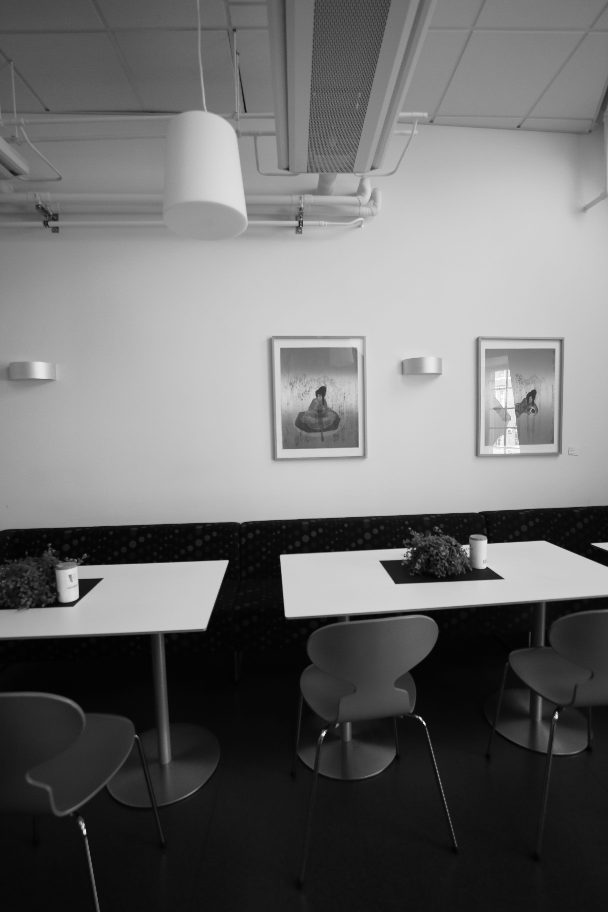
#> input picture hw2/Faizaan_Charania_111463646/Source/input1.png, 608 x 912 px
$ python lap_pyr.py   (Python 2 division)
#> lines starting #> are read from the running program, lines starting #| are printed output that depends on the picture; after the words box and inside, x2 and y2 are one past the last pixel; in counts of white or black regions, pixels touching at a corner belong together
#> further down, A is the input picture: shape (912, 608); min 0, max 255, mean 109.7
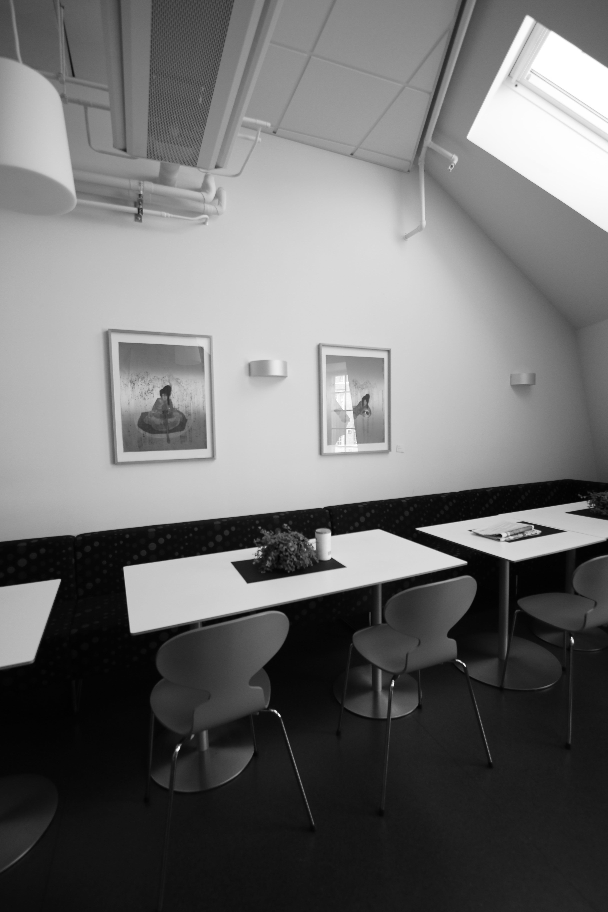
#> input picture hw2/Faizaan_Charania_111463646/Source/input2.png, 608 x 912 px
#> further down, B is the input picture: shape (912, 608); min 1, max 255, mean 111.1
# adapted from http://docs.opencv.org/3.0-beta/doc/py_tutorials/py_imgproc/py_pyramids/py_pyramids.html

import cv2
import numpy as np


def Laplacian_Pyramid_Blending_with_mask(A, B, m, num_levels=6):
    # assume mask is float32 [0,1]

    # generate Gaussian pyramid for A,B and mask
#> called with num_levels = 5
    GA = A.copy()
    GB = B.copy()
    GM = m.copy()
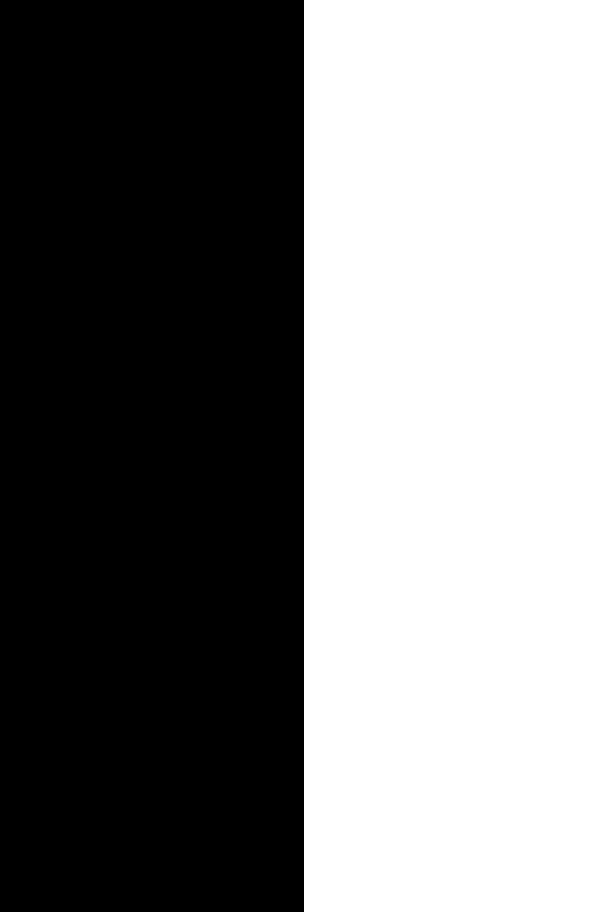
#> GM: shape (912, 608) float32; values 0 (black) and 1 (white), 50% white; 1 white region, box (x1, y1, x2, y2) and area: (304, 0, 608, 912) 277248
    gpA = [GA]
    gpB = [GB]
    gpM = [GM]
    for i in xrange(num_levels):
        GA = cv2.pyrDown(GA)
        GB = cv2.pyrDown(GB)
        GM = cv2.pyrDown(GM)
        gpA.append(np.float32(GA))
        gpB.append(np.float32(GB))
        gpM.append(np.float32(GM))
#> this loop made 5 passes
#> pass 2, in Laplacian_Pyramid_Blending_with_mask, `GA = cv2.pyrDown(GA)`:
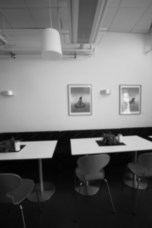
#> GA: shape (228, 152); min 2, max 241, mean 109.7
#> after the loop, gpA = 6 items; gpB = 6 items; gpM = 6 items

    # generate Laplacian Pyramids for A,B and masks
    lpA = [gpA[num_levels - 1]
          ]  # the bottom of the Lap-pyr holds the last (smallest) Gauss level
    lpB = [gpB[num_levels - 1]]
    gpMr = [gpM[num_levels - 1]]
    for i in xrange(num_levels - 1, 0, -1):
        # Laplacian: subtarct upscaled version of lower level from current level
        # to get the high frequencies
        LA = np.subtract(gpA[i - 1],
                         cv2.pyrUp(
                             gpA[i],
                             dstsize=(gpA[i - 1].shape[1],
                                      gpA[i - 1].shape[0])))

        LB = np.subtract(gpB[i - 1],
                         cv2.pyrUp(
                             gpB[i],
                             dstsize=(gpB[i - 1].shape[1],
                                      gpB[i - 1].shape[0])))
        lpA.append(LA)
        lpB.append(LB)
        gpMr.append(gpM[i - 1])  # also reverse the masks
#> this loop made 4 passes
#> pass 1, in Laplacian_Pyramid_Blending_with_mask, `LA = np.subtract(gpA[i - 1], cv2.pyrUp( gpA[i], dstsize=(gpA[i - 1].sh..`:
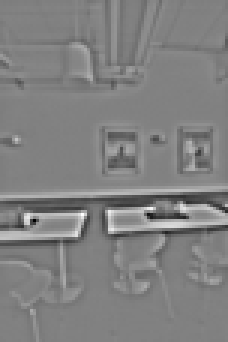
#> LA: shape (114, 76) float32 (shown 3 times larger); min -80.25, max 78.25, mean 0; drawn with min black and max white
#> pass 2, in Laplacian_Pyramid_Blending_with_mask, `LB = np.subtract(gpB[i - 1], cv2.pyrUp( gpB[i], dstsize=(gpB[i - 1].sh..`:
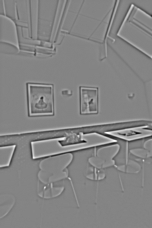
#> LB: shape (228, 152) float32; min -80.94, max 75.09, mean 0; drawn with min black and max white
#> after the loop, gpMr = 5 items; lpA = 5 items; lpB = 5 items

    # Now blend images according to mask in each level
    LS = []
    for la, lb, gm in zip(lpA, lpB, gpMr):
        ls = la * gm + lb * (1.0 - gm)
        LS.append(ls)
#> this loop made 5 passes
#> pass 3, in Laplacian_Pyramid_Blending_with_mask, `ls = la * gm + lb * (1.0 - gm)`:
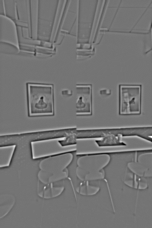
#> ls: shape (228, 152) float32; min -71.88, max 85.12, mean 0; drawn with min black and max white
#> after the loop, LS = 5 items

    # now reconstruct
    ls_ = LS[0]
    for i in xrange(1, num_levels):
        ls_ = cv2.resize(cv2.pyrUp(ls_), dsize=(LS[i].shape[1], LS[i].shape[0]))
        ls_ = cv2.add(ls_, LS[i].astype('float32'))
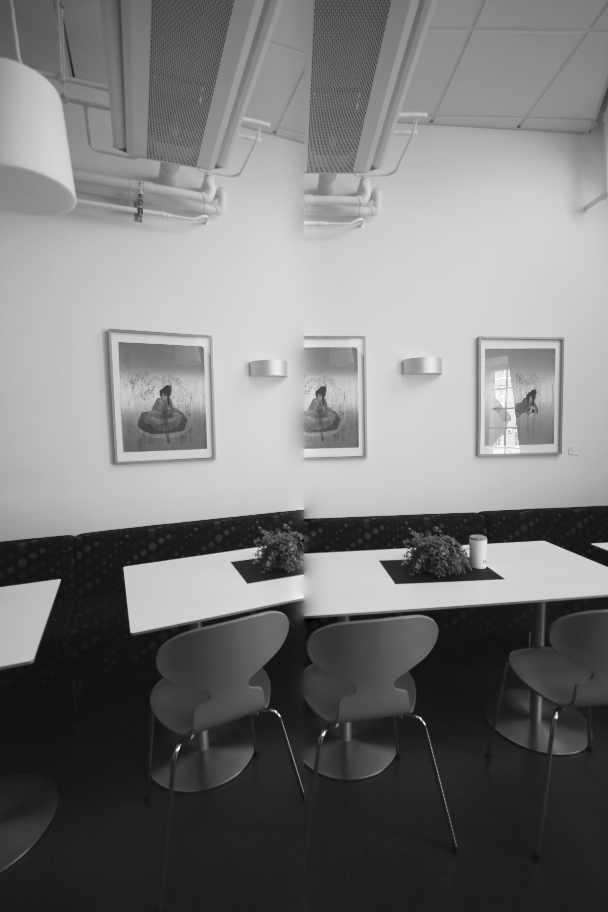
#> ls_: shape (912, 608) float32; min -15.71, max 255, mean 113.9; drawn with min black and max white

    return ls_


if __name__ == '__main__':
    A = cv2.imread("input1.png", 0)
    B = cv2.imread("input2.png", 0)
    m = np.zeros_like(A, dtype='float32')
    m[:, A.shape[1] / 2:] = 1  # make the mask half-and-half
    lpb = Laplacian_Pyramid_Blending_with_mask(A, B, m, 5)
    cv2.imwrite("lpb.png", lpb)
